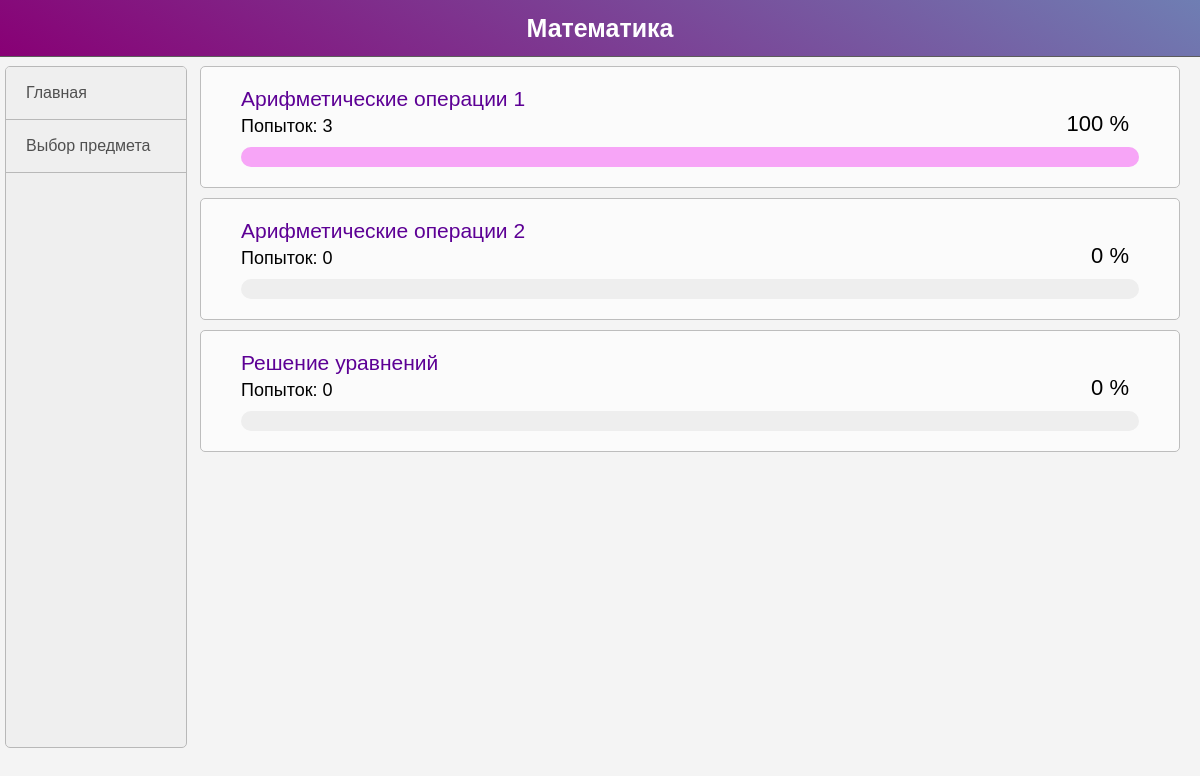
Page /tests_view?subject_id=1 (signed in) on the committed database.
### models.py (models this page shows, shortened)
class Subjects(db.Model):
    id = db.Column(db.Integer, primary_key=True)
    name = db.Column(db.String)

class Tests(db.Model):
    id = db.Column(db.Integer, primary_key=True)
    subject_id = db.Column(db.Integer, db.ForeignKey('subjects.id'))
    name = db.Column(db.String)

### main.py (the view)
@app.route('/tests_view')
@login_required
def tests_view():
    result = []
    for t in Tests.query.filter_by(subject_id=request.values['subject_id']):
        attempts_count = len(list(Attempt.query.filter_by(test_id=t.id, user_id=g.user.id)))
        questions_count = len(list(Questions.query.filter_by(test_id=t.id)))
        max_score = list(Attempt.query.with_entities(Attempt.test_id, Attempt.user_id, Attempt.score).group_by(Attempt.test_id, Attempt.user_id).filter_by(test_id=t.id, user_id=g.user.id).having(func.max(Attempt.score)))[0][2] / questions_count * 100 if attempts_count else 0
        result.append({**vars(t), 'max_score': round(max_score), 'attempts_count': attempts_count})
    return render_template('tests_view.html', tests=result, subjects=list(Subjects.query.all()), subject=Subjects.query.get(request.values['subject_id']))

### main.py (called while the page is built)
@app.before_request
def before_request():
    g.user = current_user
    g.id = 0 if not g.user.is_authenticated else g.user.id

### models.py (called while the page is built)
@lm.user_loader
def load_user(id):
    return Users.query.get(int(id))

### templates/tests_view.html (shortened to what this page needs)
{% extends "base.html" %}
{% block title %}{{subject.name}}{% endblock %}
{% block content %}
	{% for test in tests %}
		<div class=content-block>
			<div class=test-name> <a href="{{ url_for('attempts_view', test_id=test.id) }}">{{ test.name }}  </a></div>
			<div class="progress"> {{test.max_score}} %</div>
			<div class="attempts">Попыток: {{test.attempts_count}}</div>
			<div class="bar">
				<div id="{{ test.id }}" class="progress__bar"></div>
			</div>
		</div>
	{% endfor %}
{% endblock %}

### templates/base.html (style rules this page uses)
body { margin: 0px; font-family: sans-serif; background-color: #f4f4f4; }
.content-block { margin: 10px 20px 5px 20px; padding-left: 35px; border: 1px solid #bdbdbd; border-radius: 5px; background-color: #fbfbfb; padding: 20px 40px; }
a { text-decoration: none; }

### templates/tests_view.html (style rules this page uses)
.bar { width: 100%; height: 20px; background: #eee; border-radius: 25px; }
.progress__bar { top: 0; height: 20px; background: #f6f8; border-radius: 25px; }
.test-name { font-size: 21px; }
.attempts { margin: 5px 0 10px 0; font-size: 18px; }
.test-name a { color: #5d0095; }
.progress { float: right; font-size: 22px; margin: 0 10px 0 0; }

### rows in the picture
Subjects: name "Математика"
Tests: name "Арифметические операции 1", max_score "100", attempts_count "3"
Tests: name "Арифметические операции 2", max_score "0", attempts_count "0"
Tests: name "Решение уравнений", max_score "0", attempts_count "0"
